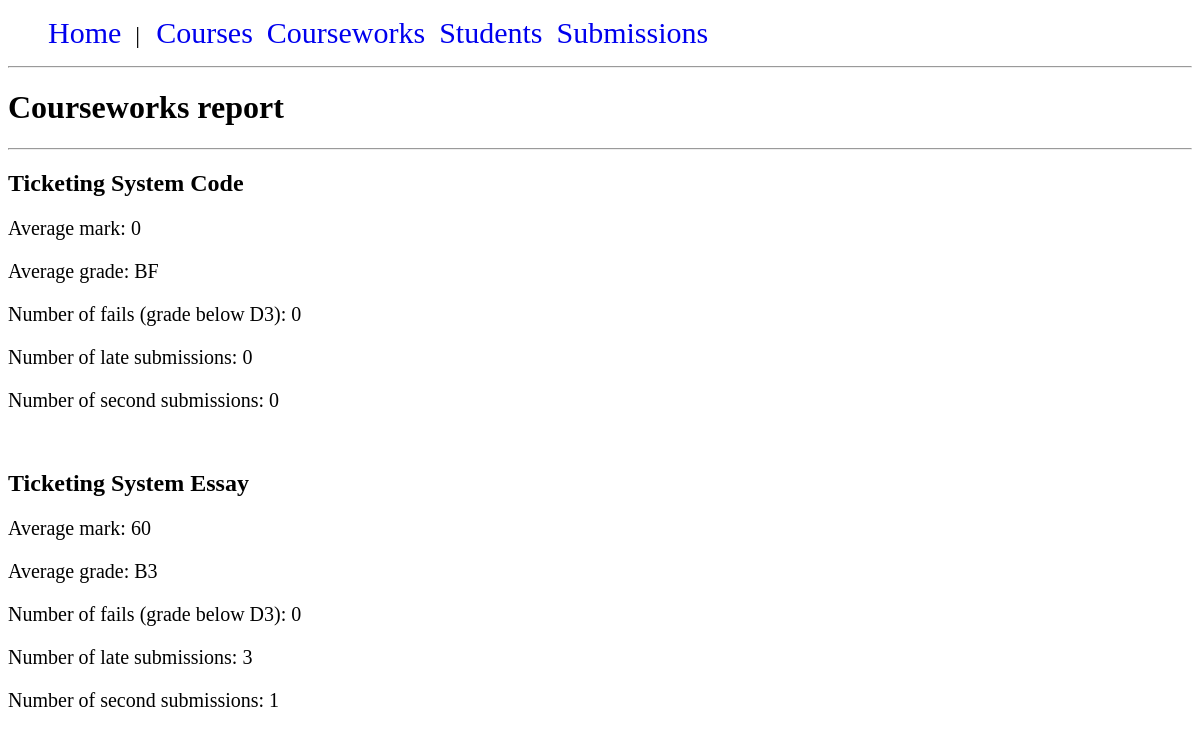
The app's page /courseworks/courseworks_report.php with its own data.
### tables this page shows
CREATE TABLE "courseworks" (
	"coursework_id"	INTEGER NOT NULL PRIMARY KEY AUTOINCREMENT UNIQUE,
	"name"	TEXT(50) NOT NULL,
	"course_id"	INTEGER NOT NULL,
	"deadline"	DATE NOT NULL,
	"credit_weight"	INTEGER NOT NULL,
	"feedback_due_date"	DATE NOT NULL,
	FOREIGN KEY("course_id") REFERENCES "courses"("course_id")
);

### database/dbconnection.php (called while the page is built, shortened)
<?php
class DB {
    private static $instance = null;
    private static $pdo;
    public function __construct() {
        if (php_sapi_name() == "cli") {
            self::$pdo = new PDO("sqlite:database/courseworkapp.db");
        }
        else {
            self::$pdo = new PDO("sqlite:".$_SERVER['DOCUMENT_ROOT']."/database/courseworkapp.db");
        }
}
    public static function getInstance() : DB {
        if(!self::$instance)
        {
            self::$instance = new DB();
        }
        return self::$instance;
    }
    public static function run($sql, $params = NULL) {
        $stmt = self::$pdo->prepare($sql);
        $stmt->execute($params);
        return $stmt;
    }
}

### courseworks/coursework_functions.php (called while the page is built, shortened)
<?php
if (php_sapi_name() == "cli") {
    require_once getcwd() . '../database/dbconnection.php';
    require_once getcwd() . '../grades/grade_functions.php';
} else {
    require_once $_SERVER['DOCUMENT_ROOT'] . '/database/dbconnection.php';
    require_once $_SERVER['DOCUMENT_ROOT'] . '/grades/grade_functions.php';
}
function getAllCourseworks()
{
    $courseworks = DB::run("SELECT * FROM courseworks")->fetchAll(PDO::FETCH_ASSOC);
    return $courseworks;
}
function getNumberOfFails($coursework_id)
{
    $grade_id = getGradeId("D3");
    $query = "SELECT COUNT(*) FROM submissions sub
              JOIN courseworks cworks on sub.coursework_id = cworks.coursework_id
              JOIN grades g on sub.grade_id = g.grade_id
              WHERE g.grade_id < ? AND sub.coursework_id = ?";
    $no_of_fails = DB::run($query, [$grade_id, $coursework_id])->fetchColumn();
    return $no_of_fails;
}
function getCourseworkAverageMark($coursework_id)
{
    $query = "SELECT AVG(mark) FROM submissions sub
              WHERE sub.coursework_id = ?";
    $avg_mark = DB::run($query, [$coursework_id])->fetchColumn();
    return round($avg_mark, 0);
}
function getNumberOfLateSubmissions($coursework_id)
{
    $query = "SELECT COUNT(*) FROM submissions sub
              JOIN courseworks cworks ON cworks.coursework_id = sub.coursework_id
              WHERE sub.hand_in_date > cworks.deadline AND sub.coursework_id = ?";
    $late_submissions = DB::run($query, [$coursework_id])->fetchColumn();
    return $late_submissions;
}
function getNumberOfSecondSubmissions($coursework_id)
{
    $query = "SELECT COUNT(*) FROM submissions sub
              WHERE sub.second_submission = TRUE AND sub.coursework_id = ?";
    $second_submissions = DB::run($query, [$coursework_id])->fetchColumn();
    return $second_submissions;
}

### grades/grade_functions.php (called while the page is built, shortened)
<?php
if (php_sapi_name() == "cli") {
    require_once getcwd() . '../database/dbconnection.php';
} else {
    require_once $_SERVER['DOCUMENT_ROOT'] . '/database/dbconnection.php';
}
function getGradeId($grade)
{
    $grade_id = DB::run("SELECT grade_id FROM grades WHERE grade LIKE ?", [$grade])->fetchColumn();
    return $grade_id;
}
function calculateGradeFirstSubmission($mark)
{
    if ($mark > 100) {
        return false;
    } elseif ($mark >= 95) {
        return "A1";
    } elseif ($mark >= 89) {
        return "A2";
    } elseif ($mark >= 83) {
        return "A3";
    } elseif ($mark >= 76) {
        return "A4";
    } elseif ($mark >= 70) {
        return "A5";
    } elseif ($mark >= 67) {
        return "B1";
    } elseif ($mark >= 64) {
        return "B2";
    } elseif ($mark >= 60) {
        return "B3";
    } elseif ($mark >= 57) {
        return "C1";
    } elseif ($mark >= 54) {
        return "C2";
    } elseif ($mark >= 50) {
        return "C3";
    } elseif ($mark >= 47) {
        return "D1";
    } elseif ($mark >= 44) {
        return "D2";
    } elseif ($mark >= 40) {
        return "D3";
    } elseif ($mark >= 37) {
        return "MF1";
    } elseif ($mark >= 34) {
        return "MF2";
    } elseif ($mark >= 30) {
        return "MF3";
    } elseif ($mark >= 20) {
        return "CF";
    } elseif ($mark >= 0) {
        return "BF";
    } else {
        return false;
    }
}

### courseworks/courseworks_report.php (the view, shortened to what this page needs)
<?php
require_once 'coursework_functions.php';
require_once '../grades/grade_functions.php';
$courseworks = getAllCourseworks();
?>
<h1>Courseworks report</h1>
<hr>
<?php
foreach ($courseworks as $coursework) {
    echo "<h2>" . $coursework['name'] . "</h2>";
    $avg_mark = getCourseworkAverageMark($coursework['coursework_id']);
    echo "<p>Average mark: " . $avg_mark . "</p>";
    echo "<p>Average grade: " . calculateGradeFirstSubmission($avg_mark) . "</p>";
    echo "<p>Number of fails (grade below D3): " . getNumberOfFails($coursework['coursework_id']) . "</p>";
    echo "<p>Number of late submissions: " . getNumberOfLateSubmissions($coursework['coursework_id']) . "</p>";
    echo "<p>Number of second submissions: " . getNumberOfSecondSubmissions($coursework['coursework_id']) . "</p>";
    echo "<br>";
}

### css/stylesheet.css (style rules this page uses)
#menu ul { list-style: none; }
#menu li { display: inline; padding-right: 10px; font-size: 24px; }
#menu a { text-decoration: none; font-size: 30px; }
a, p { font-size: 20px; }

### records on screen
courseworks: name "Ticketing System Code", avg_mark "0", avg_mark "BF", coursework_id "0"
courseworks: name "Ticketing System Essay", avg_mark "60", avg_mark "B3", coursework_id "0", coursework_id "3", coursework_id "1"
